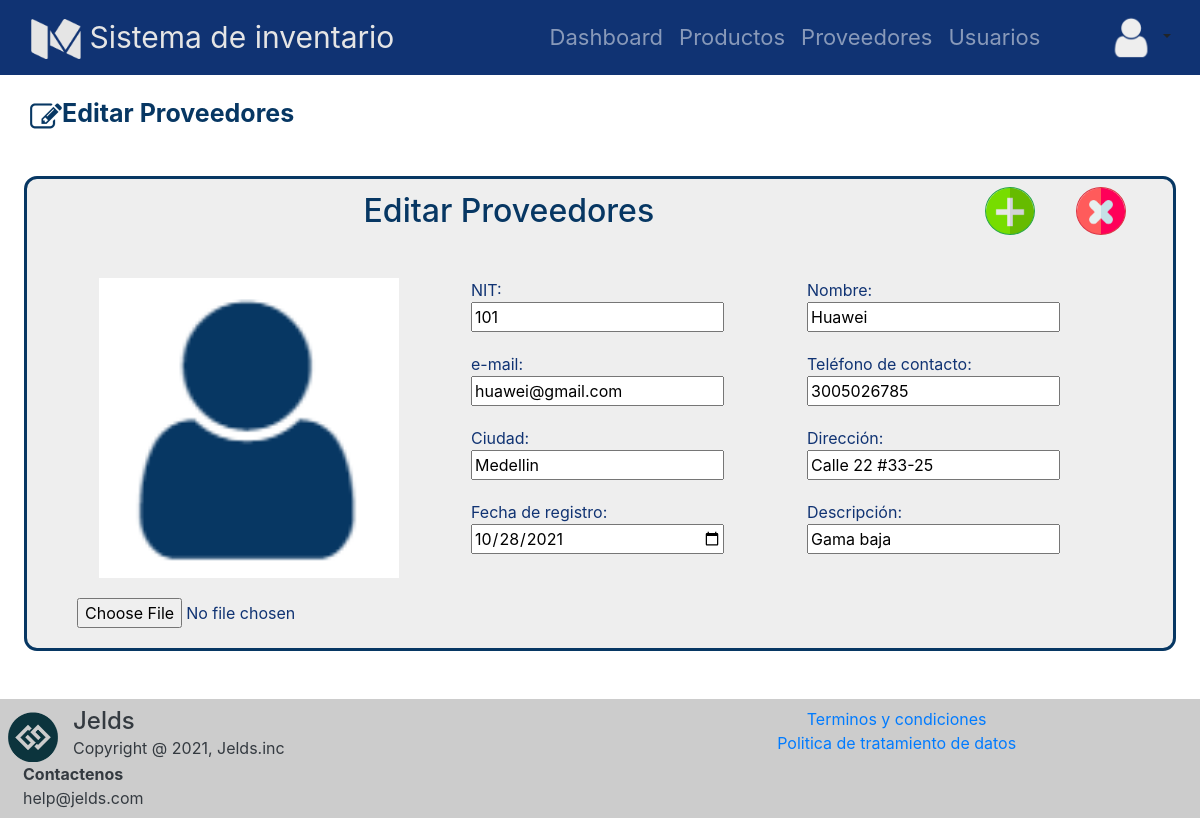
/proveedores/editar/101, run on the app's committed database.
### tables this page shows
CREATE TABLE proveedor (id_prov INTEGER NOT NULL, nom_prov VARCHAR (25) NOT NULL, dirección_prov VARCHAR (30) NOT NULL, email_prov VARCHAR NOT NULL, fecha_ingreso_prov DATETIME DEFAULT CURRENT_TIMESTAMP, img_prov VARCHAR, ciudad_prov VARCHAR (30) NOT NULL, tel_prov INTEGER, desc_prov TEXT, PRIMARY KEY (id_prov));

### app.py (the view)
@app.route("/proveedores/editar/<int:id>")
def editar_proveedor_vista(id):
    proveedor=get_one_proveedor(id)
    submenu="Editar"
    menu="Proveedores"
    return render_template('formularioProUser.html', submenu=submenu, menu=menu, tabla=proveedor)

### database/database_controller.py (called while the page is built)
def get_one_proveedor(id):
    db = get_db()
    cursor = db.cursor()
    statement= "SELECT id_prov,nom_prov,dirección_prov,email_prov,ciudad_prov,img_prov,fecha_ingreso_prov,desc_prov,tel_prov FROM proveedor WHERE id_prov=?;"
    cursor.execute(statement,[id])
    return cursor.fetchone()

### database/db.py (called while the page is built)
def get_db():
    try:
        if 'db' not in g:
            g.db = sqlite3.connect('database/inventario.db')
        return g.db
    except Error:
        print("Error en la base de datos: " + Error)

### templates/formularioProUser.html (shortened to what this page needs)
{% extends "base.html" %}
{% block css %}
<link rel="stylesheet" href="{{ url_for('static', filename='css/normalize.min.css') }}">
<link rel="stylesheet" href="https://cdn.jsdelivr.net/npm/bootstrap@4.5.3/dist/css/bootstrap.min.css">
<link rel="stylesheet" href="{{ url_for('static', filename='css/estiloproducto.css') }}">
{% endblock %}
{% block content %}
<section >
    <div class="nombre_titulo">
        <div class="img">
            {% if submenu=='Registrar' %}
            <img src="{{ url_for('static', filename='img/add.png') }}" alt="" width="32" height="32" class="d-inline-block align-text-top">
            {% elif submenu=='Editar' %}
            <img src="{{ url_for('static', filename='img/edit.png') }}" alt="" width="32" height="32" class="d-inline-block align-text-top">
            {% else %}
            <img src="{{ url_for('static', filename='img/info.png') }}" alt="" width="32" height="32" class="d-inline-block align-text-top">
            {% endif %}
        </div>
        <div class="nombre">
            <p>{{submenu}} {{menu}}</p>
        </div>
    </div>
    <div class="presentacion">
        <div class="container">
            <div class="row m-sm-2" id="contenedor_titulo">
                <div class="col-10">
                     <h2>{{submenu}} {{menu}}</h2>
                 </div>
                 {%if submenu=='Registrar' or submenu =='Editar'%}
                 <div class="col" id="col_2">
                     <input type="submit" form="formulario" class="btn btn-outline-success" id="btn_enviar" value="" onsubmit="send()">
                 </div>
                 <div class="col" id="col_2">
                     <input type="reset" form="formulario" class="btn btn-outline-danger" id="btn_cancelar" onclick="location.reload()" value="">
                 </div>
                 {% endif %}
            </div>
        </div>
        <div class="foto-formulario">
            {%if submenu == 'Editar'%}
            <div class="foto_producto">
                <div class="contenedor_img">
                    <div id="preview" class="imagen"><img src="/static/img/{{tabla[5]}}" alt=""></div>
                </div>
                <div class="input-group">
                    <input type="file" accept="image/*" form="formulario" name="img" class="" id="seleccionArchivos" aria-describedby="inputGroupFileAddon04" aria-label="Upload" onclick="previsualizar()">
                </div>
            </div>
            <div class="formulario">
                <form action="/update-{{menu}}"  id="formulario" method="POST">
                    {%if menu=='Usuarios'%}
                    <div>
                        <p>
                            Identificación:
                        </p>
                        <input readonly value="{{tabla[0]}}" maxlength="10" minlength="7" name="content" type="number">
                    </div>
                    {%else%}
                    <div>
                        <p>
                            NIT:
                        </p>
                        <input readonly value="{{tabla[0]}}" name="id" autofocus type="number">
                    </div>
                    {%endif%}
                    <div>
                        <p for="">
                            Nombre:
                        </p>
                        <input value="{{tabla[1]}}" name="nombre" type="text" minlength="2">
                    </div>
                    {%if menu=='Usuarios'%}
                    <div>
                        <p for="">
                            Usuario:
                        </p>
                        <input readonly  value="{{tabla[2]}}" name="usuario" id="contra" type="text" onsubmit="validar_contraseña()">
                    </div>
                    {%else%}
                    <div>
                        <p for="">
                            e-mail:
                        </p>
                        <input value="{{tabla[3]}}" name="email" type="email">
                    </div>
                    {%endif%}
                    {%if menu=='Usuarios'%}
                    <div>
                        <p for="">
                            Contraseña:
                        </p>
                        <input value="{{tabla[3]}}" name="password" type="password" id="password">
                    </div>
                    {%else%}
                    <div>
                        <p for="">
                            Teléfono de contacto:
                        </p>
                        <input value="{{tabla[8]}}" name="telefono" type="number" min="3000000000" max="3600000000">
                    </div>
                    {%endif%}
                    {%if menu=='Usuarios'%}
                    <div>
                        <p for="">
                            E-mail:
                        </p>
                        <input value="{{tabla[4]}}" name="email" type="email">
                    </div>
                    {%else%}
                    <div>
                        <p for="">
                            Ciudad:
                        </p>
                        <input value="{{tabla[4]}}" name="ciudad" type="text">
                    </div>
                    {%endif%}
                    {%if menu=='Usuarios'%}
                    <div>
                        <p for="">
                            Teléfono de contacto:
                        </p>
                        <input value="{{tabla[8]}}" name="telefono" type="number" min="3000000000" max="3600000000">
                    </div>
                    {%else%}
                    <div>
                        <p for="">
                            Dirección:
                        </p>
                        <input value="{{tabla[2]}}" name="direccion" type="text" min="">
                    </div>
                    {%endif%}
                    <div>
                        <p for="">
                            Fecha de registro:
                        </p>
                        <input value="{{tabla[6]}}" type="date" name="fregistro" placeholder="dd/mm/aaaa" required>
                    </div>
                    {%if menu!='Usuarios'%}
                    <div>
                        <p for="">
                            Descripción:
                        </p>
                        <input value="{{tabla[7]}}" name="descripcion" type="text">
                    </div>
                    {%endif%}
                </form>
            </div>
            {%endif%}
        </div>
    </div>
</section>
{% endblock %}

### static/css/estiloproducto.css (style rules this page uses)
.nombre_titulo { margin: 20px 30px 10px 30px; font-size: 25px; font-weight: bold; display: flex; }
.nombre { color: #073763 !important; }
.img { margin-top: 3px; }
.presentacion h2 { margin-top: 5px; padding-bottom: 20px; text-align: center; color: #073763; }
.foto-formulario { display: grid !important; grid-template-columns: 1fr 2fr; gap: 50px; margin: 20px 50px 20px 50px; }
.foto_producto { text-align: center; }
.foto_producto img { width: 300px; margin-bottom: 20px;; }
.formulario form { display: grid !important; gap: 20px; grid-template-columns: repeat(2, 1fr); }
.formulario form input { width: 80%; }
.presentacion { margin-top: 40px !important; background-color: #eeeeee; border: solid; border-color: #073763; border-radius: 13px; margin: auto; width: 96%; }
.presentacion h2 { margin-top: 5px; text-align: center; color: #073763; }
#col_2 { position: relative; display: grid; justify-content: center; }
#btn_enviar { background-image: url(/static/img/anadir.png); background-size: cover; width:50px; height: 48px; border-radius: 50%; }
#btn_cancelar { background-image: url(/static/img/cancelar.png); background-size: cover; width:50px; height: 48px; border-radius: 50%; }

### static/css/estiloheader.css (style rules this page uses)
body { color: white }
body section { color: #103373; }
col h4, p { margin-bottom: 0px; text-align: left; }

### data on the page
proveedor: img_prov (picture), id "101", nombre "Huawei", email "huawei@gmail.com", telefono "3005026785", ciudad "Medellin", direccion "Calle 22 #33-25", fregistro "10/28/2021", descripcion "Gama baja"

### other printed values
{{ submenu }} "Editar"
{{ menu }} "Proveedores"
